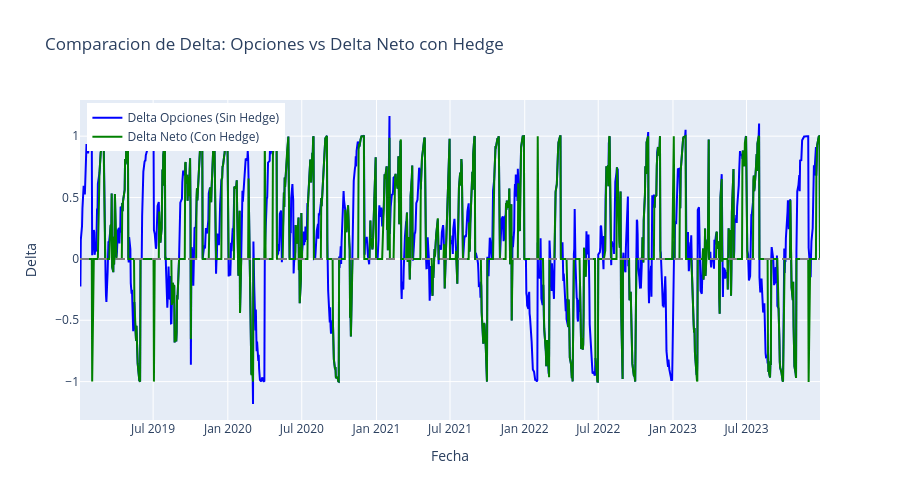

Notebook source saved alongside this figure:
### Code cell
# Grafico: Comparacion de Delta - Sin Hedge vs Delta Neto Con Hedge
# El delta de las opciones es el mismo, pero el delta NETO (opciones + acciones)
# deberia estar cerca de 0 cuando hay hedge.

fig = go.Figure()

# Delta de las opciones (sin hedge = con hedge, son las mismas posiciones)
fig.add_trace(go.Scatter(
    x=greeks_no_hedge.index,
    y=greeks_no_hedge['delta'],
    mode='lines',
    name='Delta Opciones (Sin Hedge)',
    line=dict(color='blue', width=2)
))

# Delta neto (opciones + hedge con acciones)
if hasattr(results_with_hedge, 'hedge_trades') and results_with_hedge.hedge_trades:
    # Crear serie de delta del hedge (acciones)
    hedge_dates = [t.date for t in results_with_hedge.hedge_trades]
    hedge_shares = [t.shares_after for t in results_with_hedge.hedge_trades]
    hedge_series = pd.Series(hedge_shares, index=pd.to_datetime(hedge_dates))
    
    # Delta de acciones = shares / multiplier
    delta_acciones = hedge_series / hedge_config.multiplier
    
    # Alinear con griegas y calcular delta neto
    delta_acciones_aligned = delta_acciones.reindex(greeks_with_hedge.index, method='ffill').fillna(0)
    delta_neto = greeks_with_hedge['delta'] + delta_acciones_aligned
    
    fig.add_trace(go.Scatter(
        x=delta_neto.index,
        y=delta_neto.values,
        mode='lines',
        name='Delta Neto (Con Hedge)',
        line=dict(color='green', width=2)
    ))

fig.add_hline(y=0, line_dash='dash', line_color='gray')

fig.update_layout(
    title='Comparacion de Delta: Opciones vs Delta Neto con Hedge',
    xaxis_title='Fecha',
    yaxis_title='Delta',
    height=500,
    legend=dict(yanchor='top', y=0.99, xanchor='left', x=0.01)
)

fig.show()

### Figure 1 — Plotly figure (JSON) as saved in the notebook; plotly's stock layout.template omitted (floating-point values rounded to 4 significant figures; data arrays with more than 128 entries replaced by an {"elided": "..."} marker saying what was removed)
{"data": [{"line": {"color": "blue", "width": 2}, "mode": "lines", "name": "Delta Opciones (Sin Hedge)", "type": "scatter", "x": {"elided": "1258 str values"}, "y": {"elided": "1258 float values"}}, {"line": {"color": "green", "width": 2}, "mode": "lines", "name": "Delta Neto (Con Hedge)", "type": "scatter", "x": {"elided": "1258 str values"}, "y": {"elided": "1258 float values"}}], "layout": {"height": 500, "legend": {"x": 0.01, "xanchor": "left", "y": 0.99, "yanchor": "top"}, "shapes": [{"line": {"color": "gray", "dash": "dash"}, "type": "line", "x0": 0, "x1": 1, "xref": "x domain", "y0": 0, "y1": 0, "yref": "y"}], "title": {"text": "Comparacion de Delta: Opciones vs Delta Neto con Hedge"}, "xaxis": {"title": {"text": "Fecha"}}, "yaxis": {"title": {"text": "Delta"}}}}
